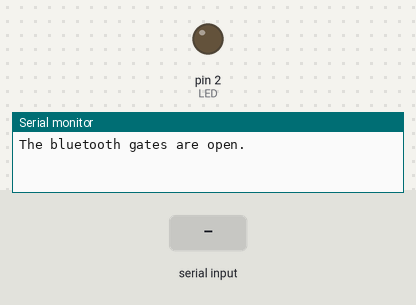
Bench run of a sketch on a simulated Arduino Uno, built with avr-gcc and run on an emulated ATmega328P. Parts: output pins drawn as LEDs (lit = HIGH), the last lines printed to the serial monitor. Inputs (shaded band) come from the test bench.

Above: at 1.2 s.
1.3 s: "b" received over the second serial link
At 1.8 s:
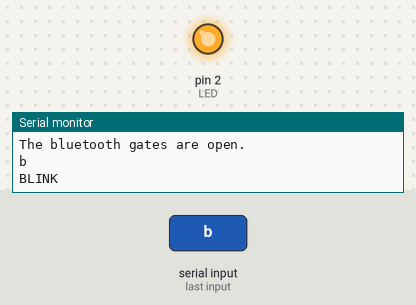
3.8 s: "o" received over the second serial link
At 5.0 s:
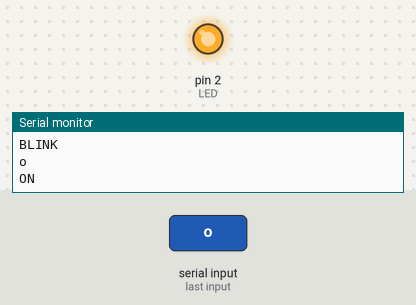
5.3 s: "f" received over the second serial link
At 6.2 s:
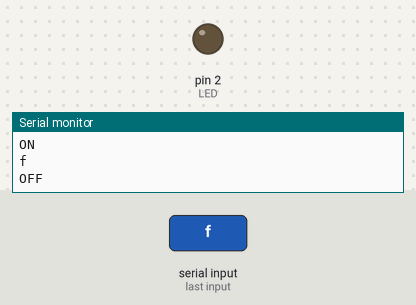
Timing chart, 0 to 8.3 s (numbered marks = the images above; inputs shaded):
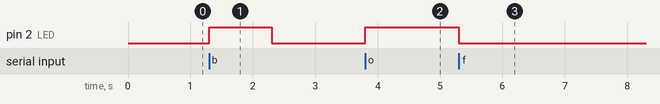

Measured:
- after the input at 1.3 s, pin 2 (LED): LOW → HIGH at once, → LOW 1.0 s later
- after the input at 3.8 s, pin 2 (LED): LOW → HIGH at once
- after the input at 5.3 s, pin 2 (LED): HIGH → LOW at once

The sketch:

bluetooth.led.control.ino
```cpp
#include <SoftwareSerial.h>

char incomingMessage;

SoftwareSerial HC05Module(10, 11); // TXD | RXD

const byte LED = 2;

void setup() {
  pinMode( LED, OUTPUT );

  Serial.begin(9600);
  HC05Module.begin(9600);  //Default Baud for comm, it may be different for your Module.
  Serial.println("The bluetooth gates are open.");
}

void loop() {
  // Feed any data from bluetooth to Terminal.
  if (HC05Module.available()) {
    incomingMessage = HC05Module.read();
    Serial.println(incomingMessage);

    switch (incomingMessage) {
      case 'b':
        Serial.println("BLINK");
        ledBlink();
        HC05Module.println("BLINK");
        break;
      case 'o':
        Serial.println("ON");
        ledOn();
        HC05Module.println("ON");
        break;
      case 'f':
        Serial.println("OFF");
        ledOff();
        HC05Module.println("OFF");
        break;
    }
  }
  if (Serial.available())
    HC05Module.write(Serial.read());

}

void ledBlink() {
  digitalWrite( LED, HIGH );
  delay( 1000 );
  digitalWrite( LED, LOW );
}


void ledOn() {
  digitalWrite( LED, HIGH );
}


void ledOff() {
  digitalWrite( LED, LOW );
}
```
